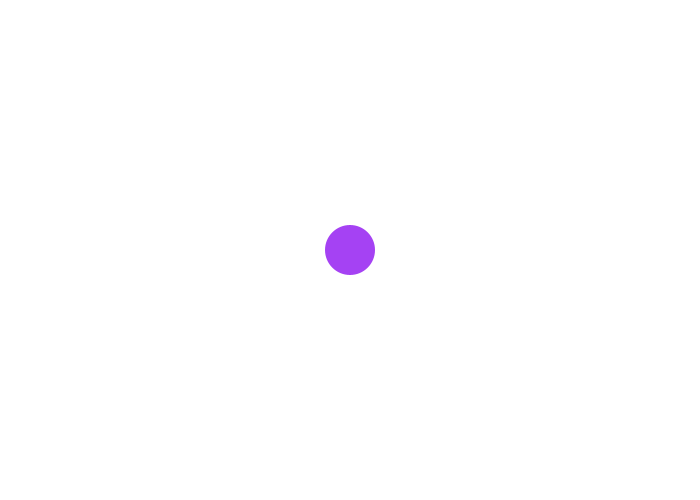
Frame 1 (no input)
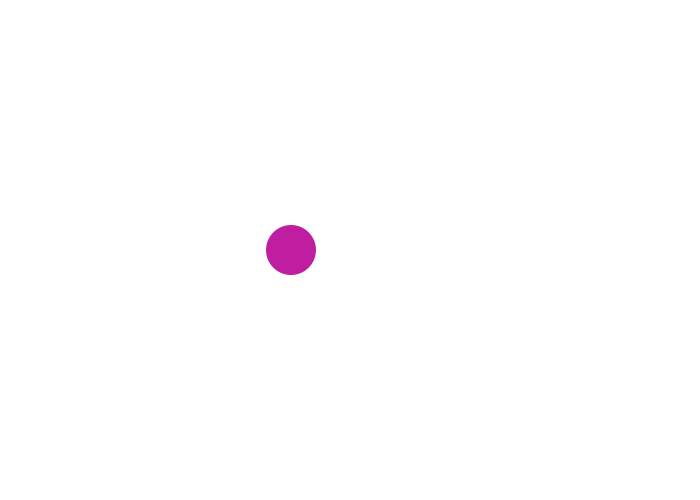
Frame 60 (the mouse pressed at the canvas centre just before this capture)
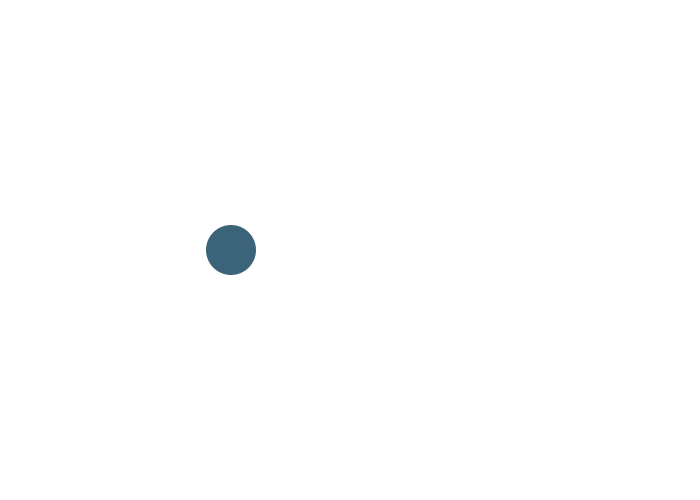
Frame 120 (the mouse held since frame 60 and released just before this capture)

The Processing sketch that drew these frames (run headless with seeded random() and noise(); from frame 60 on, the mouse is pressed at the canvas centre):

// Processing sketch: assignment
// ── assignment.pde
/**
 * Colecter Card
 * by Stanley
 * 
 * creating the animation of a circle moving along the x axis
 * 
 */
int x = 350;
int y = 250;
int delta = -1;
void setup() {
//background setup
  size(700, 500); 
  background(255); 
}

void draw() {

     //ellipse setup
  ellipseMode(CENTER);
       background(255);
//creating randome rgb values
  int r = int(random(256));
  int g = int(random(256));
  int b = int(random(256));
  noStroke();
  fill( r, g, b);
    ellipse(x,y,50, 50);
//creating x + delta variable
  x = x + delta;
//movement to the left
  if (x == width-25) {
    delta = -1;
  }
//movement to the right
  if (x == 25) {
    delta = 1;
  } 
}
